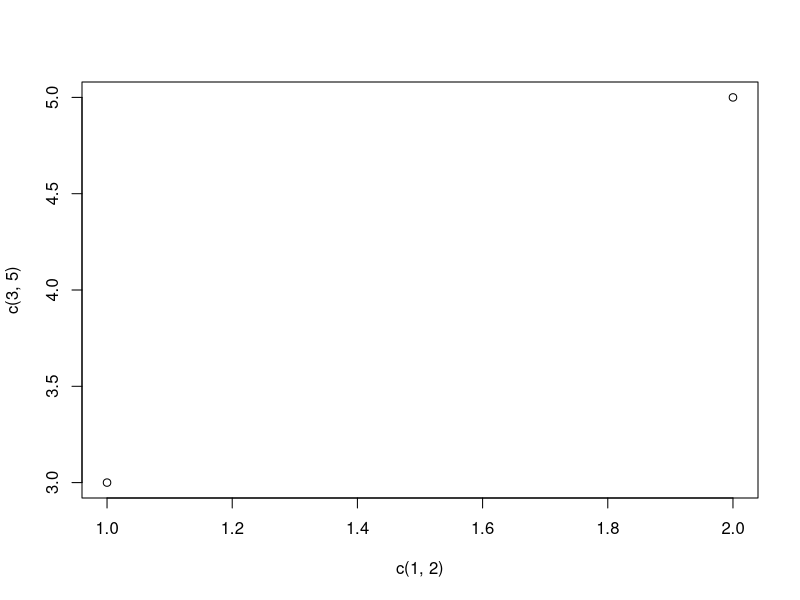
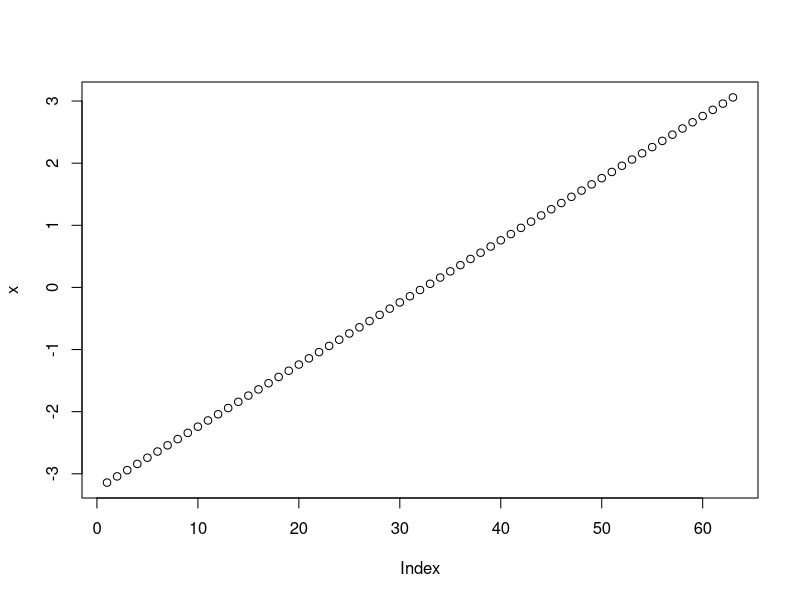
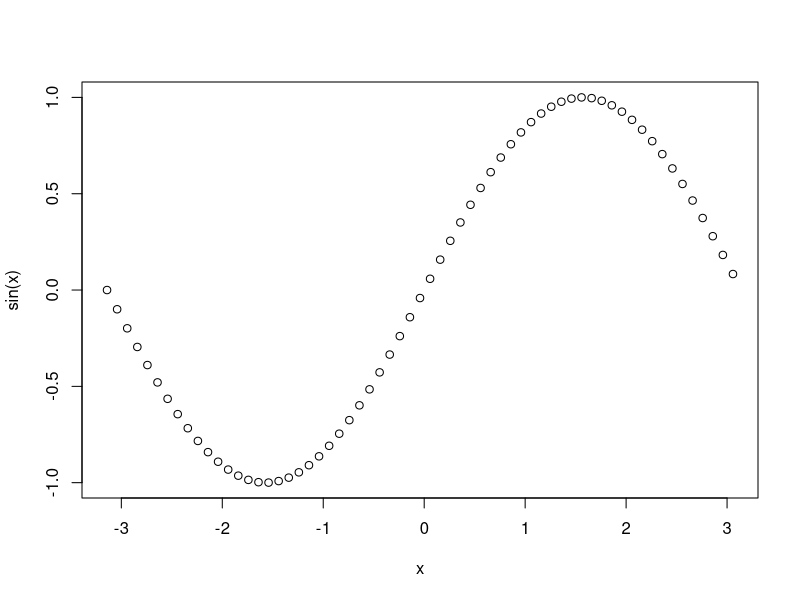
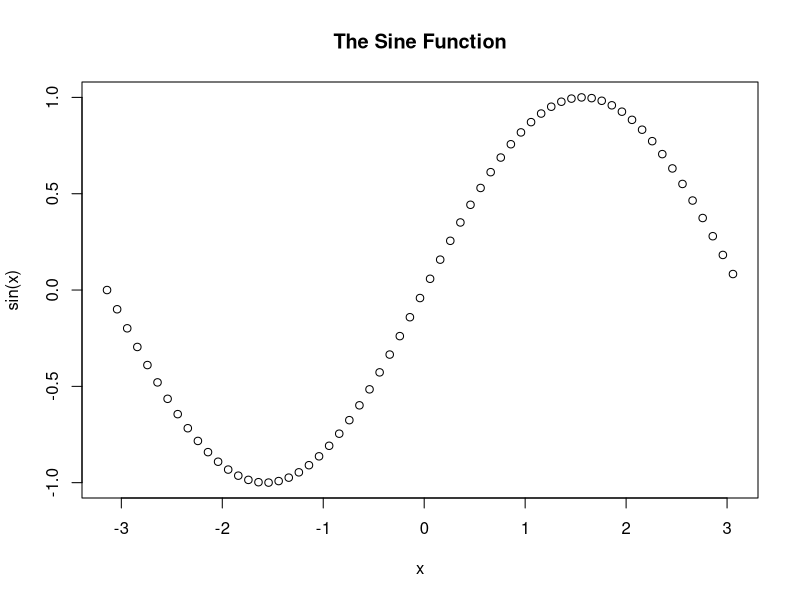
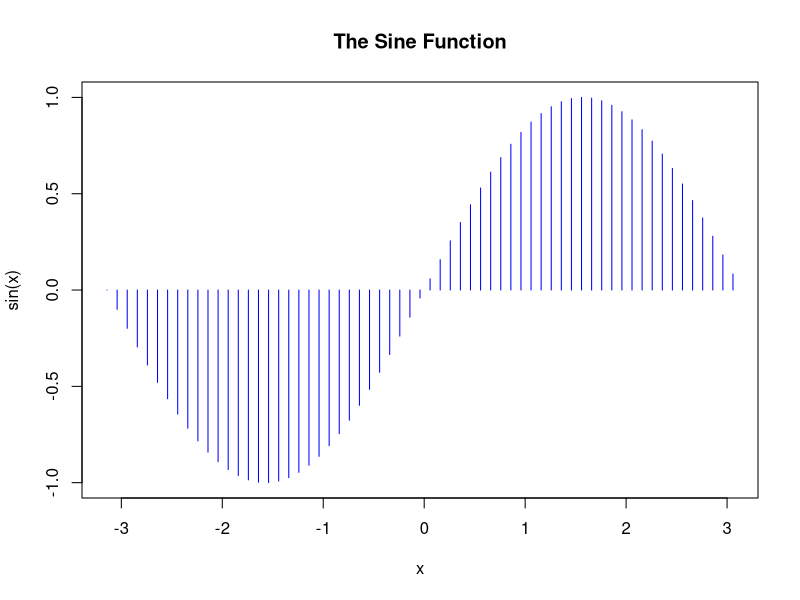
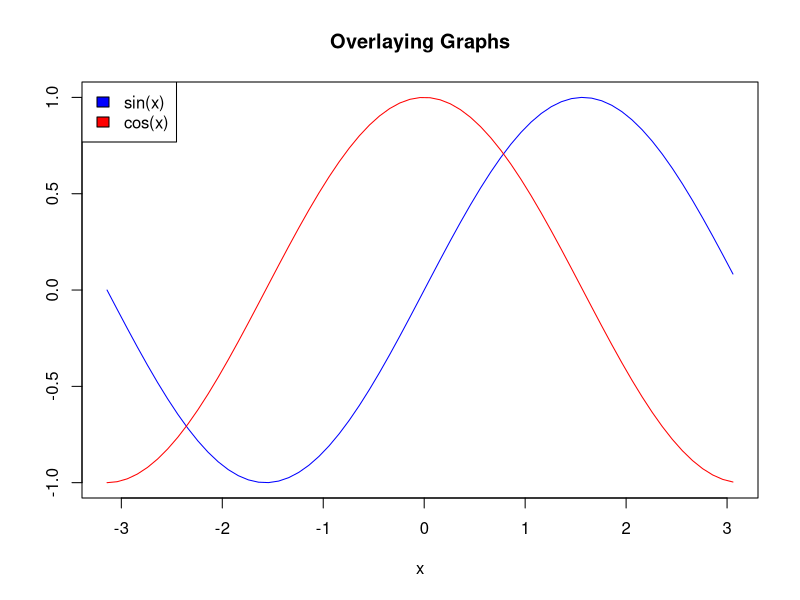

The R script that drew these images, in order:
#Demonstrates Plot

#passa vector to generate a scatter plot of magnitute vs index

#Observe points at (1,3) and (2,5)
plot(c(1,2),c(3,5))

#generally two vectors are passed.
x<-seq(-pi,pi,0.1)
x
plot(x)
plot(x,sin(x))

#Additional details can be added to the plot function.
#
plot(x,sin(x),main="The Sine Function",ylab="sin(x)")

#Changing the color and plot type.

#"p" - points
#"l" - lines
#"b" - both points and lines
#"c" - empty points joined by lines
#"o" - overplotted points and lines
#"s" and "S" - stair steps
#"h" - histogram-like vertical lines
#"n" - does not produce any points or lines

#Make type=b,c,o,s,h,n
plot(x, sin(x),
     main="The Sine Function",
     ylab="sin(x)",
     type="h",
     col="blue")

#Overlaying plots using the legend() function
#use lines

plot(x, sin(x),
     main="Overlaying Graphs",
     ylab="",
     type="l",
     col="blue")
lines(x,cos(x), col="red")
legend("topleft",
       c("sin(x)","cos(x)"),
       fill=c("blue","red")
)